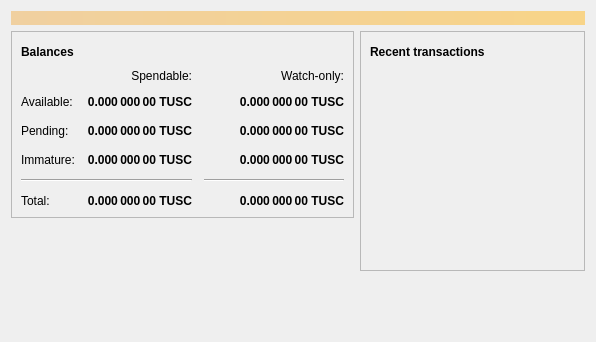
<?xml version="1.0" encoding="UTF-8"?>
<ui version="4.0">
 <class>OverviewPage</class>
 <widget class="QWidget" name="OverviewPage">
  <property name="geometry">
   <rect>
    <x>0</x>
    <y>0</y>
    <width>596</width>
    <height>342</height>
   </rect>
  </property>
  <property name="windowTitle">
   <string>Form</string>
  </property>
  <layout class="QVBoxLayout" name="topLayout">
   <item>
    <widget class="QLabel" name="labelAlerts">
     <property name="visible">
      <bool>false</bool>
     </property>
     <property name="styleSheet">
      <string notr="true">QLabel { background-color: qlineargradient(x1: 0, y1: 0, x2: 1, y2: 0, stop:0 #F0D0A0, stop:1 #F8D488); color:#000000; }</string>
     </property>
     <property name="wordWrap">
      <bool>true</bool>
     </property>
     <property name="margin">
      <number>3</number>
     </property>
     <property name="textInteractionFlags">
      <set>Qt::TextSelectableByMouse</set>
     </property>
    </widget>
   </item>
   <item>
    <layout class="QHBoxLayout" name="horizontalLayout" stretch="1,1">
     <item>
      <layout class="QVBoxLayout" name="verticalLayout_2">
       <item>
        <widget class="QFrame" name="frame">
         <property name="frameShape">
          <enum>QFrame::StyledPanel</enum>
         </property>
         <property name="frameShadow">
          <enum>QFrame::Raised</enum>
         </property>
         <layout class="QVBoxLayout" name="verticalLayout_4">
          <item>
           <layout class="QHBoxLayout" name="horizontalLayout_4">
            <item>
             <widget class="QLabel" name="label_5">
              <property name="font">
               <font>
                <weight>75</weight>
                <bold>true</bold>
               </font>
              </property>
              <property name="text">
               <string>Balances</string>
              </property>
             </widget>
            </item>
            <item>
             <widget class="QPushButton" name="labelWalletStatus">
              <property name="enabled">
               <bool>true</bool>
              </property>
              <property name="maximumSize">
               <size>
                <width>30</width>
                <height>16777215</height>
               </size>
              </property>
              <property name="toolTip">
               <string>The displayed information may be out of date. Your wallet automatically synchronizes with the Tremendouscoin network after a connection is established, but this process has not completed yet.</string>
              </property>
              <property name="text">
               <string/>
              </property>
              <property name="icon">
               <iconset resource="../bitcoin.qrc">
                <normaloff>:/icons/warning</normaloff>
                <disabledoff>:/icons/warning</disabledoff>:/icons/warning</iconset>
              </property>
              <property name="iconSize">
               <size>
                <width>24</width>
                <height>24</height>
               </size>
              </property>
              <property name="flat">
               <bool>true</bool>
              </property>
             </widget>
            </item>
            <item>
             <spacer name="horizontalSpacer_3">
              <property name="orientation">
               <enum>Qt::Horizontal</enum>
              </property>
              <property name="sizeHint" stdset="0">
               <size>
                <width>40</width>
                <height>20</height>
               </size>
              </property>
             </spacer>
            </item>
           </layout>
          </item>
          <item>
           <layout class="QGridLayout" name="gridLayout">
            <property name="spacing">
             <number>12</number>
            </property>
            <item row="2" column="2">
             <widget class="QLabel" name="labelWatchPending">
              <property name="font">
               <font>
                <weight>75</weight>
                <bold>true</bold>
               </font>
              </property>
              <property name="cursor">
               <cursorShape>IBeamCursor</cursorShape>
              </property>
              <property name="toolTip">
               <string>Unconfirmed transactions to watch-only addresses</string>
              </property>
              <property name="text">
               <string notr="true">0.000 000 00 TUSC</string>
              </property>
              <property name="alignment">
               <set>Qt::AlignRight|Qt::AlignTrailing|Qt::AlignVCenter</set>
              </property>
              <property name="textInteractionFlags">
               <set>Qt::LinksAccessibleByMouse|Qt::TextSelectableByKeyboard|Qt::TextSelectableByMouse</set>
              </property>
             </widget>
            </item>
            <item row="2" column="1">
             <widget class="QLabel" name="labelUnconfirmed">
              <property name="font">
               <font>
                <weight>75</weight>
                <bold>true</bold>
               </font>
              </property>
              <property name="cursor">
               <cursorShape>IBeamCursor</cursorShape>
              </property>
              <property name="toolTip">
               <string>Total of transactions that have yet to be confirmed, and do not yet count toward the spendable balance</string>
              </property>
              <property name="text">
               <string notr="true">0.000 000 00 TUSC</string>
              </property>
              <property name="alignment">
               <set>Qt::AlignRight|Qt::AlignTrailing|Qt::AlignVCenter</set>
              </property>
              <property name="textInteractionFlags">
               <set>Qt::LinksAccessibleByMouse|Qt::TextSelectableByKeyboard|Qt::TextSelectableByMouse</set>
              </property>
             </widget>
            </item>
            <item row="3" column="2">
             <widget class="QLabel" name="labelWatchImmature">
              <property name="font">
               <font>
                <weight>75</weight>
                <bold>true</bold>
               </font>
              </property>
              <property name="cursor">
               <cursorShape>IBeamCursor</cursorShape>
              </property>
              <property name="toolTip">
               <string>Mined balance in watch-only addresses that has not yet matured</string>
              </property>
              <property name="text">
               <string notr="true">0.000 000 00 TUSC</string>
              </property>
              <property name="alignment">
               <set>Qt::AlignRight|Qt::AlignTrailing|Qt::AlignVCenter</set>
              </property>
              <property name="textInteractionFlags">
               <set>Qt::LinksAccessibleByMouse|Qt::TextSelectableByKeyboard|Qt::TextSelectableByMouse</set>
              </property>
             </widget>
            </item>
            <item row="4" column="0" colspan="2">
             <widget class="Line" name="line">
              <property name="orientation">
               <enum>Qt::Horizontal</enum>
              </property>
             </widget>
            </item>
            <item row="4" column="2">
             <widget class="Line" name="lineWatchBalance">
              <property name="sizePolicy">
               <sizepolicy hsizetype="Preferred" vsizetype="Fixed">
                <horstretch>0</horstretch>
                <verstretch>0</verstretch>
               </sizepolicy>
              </property>
              <property name="minimumSize">
               <size>
                <width>140</width>
                <height>0</height>
               </size>
              </property>
              <property name="orientation">
               <enum>Qt::Horizontal</enum>
              </property>
             </widget>
            </item>
            <item row="5" column="0">
             <widget class="QLabel" name="labelTotalText">
              <property name="text">
               <string>Total:</string>
              </property>
             </widget>
            </item>
            <item row="3" column="1">
             <widget class="QLabel" name="labelImmature">
              <property name="font">
               <font>
                <weight>75</weight>
                <bold>true</bold>
               </font>
              </property>
              <property name="cursor">
               <cursorShape>IBeamCursor</cursorShape>
              </property>
              <property name="toolTip">
               <string>Mined balance that has not yet matured</string>
              </property>
              <property name="text">
               <string notr="true">0.000 000 00 TUSC</string>
              </property>
              <property name="alignment">
               <set>Qt::AlignRight|Qt::AlignTrailing|Qt::AlignVCenter</set>
              </property>
              <property name="textInteractionFlags">
               <set>Qt::LinksAccessibleByMouse|Qt::TextSelectableByKeyboard|Qt::TextSelectableByMouse</set>
              </property>
             </widget>
            </item>
            <item row="2" column="3">
             <spacer name="horizontalSpacer_2">
              <property name="orientation">
               <enum>Qt::Horizontal</enum>
              </property>
              <property name="sizeHint" stdset="0">
               <size>
                <width>40</width>
                <height>20</height>
               </size>
              </property>
             </spacer>
            </item>
            <item row="3" column="0">
             <widget class="QLabel" name="labelImmatureText">
              <property name="text">
               <string>Immature:</string>
              </property>
             </widget>
            </item>
            <item row="5" column="1">
             <widget class="QLabel" name="labelTotal">
              <property name="font">
               <font>
                <weight>75</weight>
                <bold>true</bold>
               </font>
              </property>
              <property name="cursor">
               <cursorShape>IBeamCursor</cursorShape>
              </property>
              <property name="toolTip">
               <string>Your current total balance</string>
              </property>
              <property name="text">
               <string notr="true">0.000 000 00 TUSC</string>
              </property>
              <property name="alignment">
               <set>Qt::AlignRight|Qt::AlignTrailing|Qt::AlignVCenter</set>
              </property>
              <property name="textInteractionFlags">
               <set>Qt::LinksAccessibleByMouse|Qt::TextSelectableByKeyboard|Qt::TextSelectableByMouse</set>
              </property>
             </widget>
            </item>
            <item row="5" column="2">
             <widget class="QLabel" name="labelWatchTotal">
              <property name="font">
               <font>
                <weight>75</weight>
                <bold>true</bold>
               </font>
              </property>
              <property name="cursor">
               <cursorShape>IBeamCursor</cursorShape>
              </property>
              <property name="toolTip">
               <string>Current total balance in watch-only addresses</string>
              </property>
              <property name="text">
               <string notr="true">0.000 000 00 TUSC</string>
              </property>
              <property name="alignment">
               <set>Qt::AlignRight|Qt::AlignTrailing|Qt::AlignVCenter</set>
              </property>
              <property name="textInteractionFlags">
               <set>Qt::LinksAccessibleByMouse|Qt::TextSelectableByKeyboard|Qt::TextSelectableByMouse</set>
              </property>
             </widget>
            </item>
            <item row="0" column="2">
             <widget class="QLabel" name="labelWatchonly">
              <property name="text">
               <string>Watch-only:</string>
              </property>
              <property name="alignment">
               <set>Qt::AlignRight|Qt::AlignTrailing|Qt::AlignVCenter</set>
              </property>
             </widget>
            </item>
            <item row="1" column="0">
             <widget class="QLabel" name="labelBalanceText">
              <property name="text">
               <string>Available:</string>
              </property>
             </widget>
            </item>
            <item row="1" column="1">
             <widget class="QLabel" name="labelBalance">
              <property name="font">
               <font>
                <weight>75</weight>
                <bold>true</bold>
               </font>
              </property>
              <property name="cursor">
               <cursorShape>IBeamCursor</cursorShape>
              </property>
              <property name="toolTip">
               <string>Your current spendable balance</string>
              </property>
              <property name="text">
               <string notr="true">0.000 000 00 TUSC</string>
              </property>
              <property name="alignment">
               <set>Qt::AlignRight|Qt::AlignTrailing|Qt::AlignVCenter</set>
              </property>
              <property name="textInteractionFlags">
               <set>Qt::LinksAccessibleByMouse|Qt::TextSelectableByKeyboard|Qt::TextSelectableByMouse</set>
              </property>
             </widget>
            </item>
            <item row="1" column="2">
             <widget class="QLabel" name="labelWatchAvailable">
              <property name="font">
               <font>
                <weight>75</weight>
                <bold>true</bold>
               </font>
              </property>
              <property name="cursor">
               <cursorShape>IBeamCursor</cursorShape>
              </property>
              <property name="toolTip">
               <string>Your current balance in watch-only addresses</string>
              </property>
              <property name="text">
               <string notr="true">0.000 000 00 TUSC</string>
              </property>
              <property name="alignment">
               <set>Qt::AlignRight|Qt::AlignTrailing|Qt::AlignVCenter</set>
              </property>
              <property name="textInteractionFlags">
               <set>Qt::LinksAccessibleByMouse|Qt::TextSelectableByKeyboard|Qt::TextSelectableByMouse</set>
              </property>
             </widget>
            </item>
            <item row="2" column="0">
             <widget class="QLabel" name="labelPendingText">
              <property name="text">
               <string>Pending:</string>
              </property>
             </widget>
            </item>
            <item row="0" column="1">
             <widget class="QLabel" name="labelSpendable">
              <property name="text">
               <string>Spendable:</string>
              </property>
              <property name="alignment">
               <set>Qt::AlignRight|Qt::AlignTrailing|Qt::AlignVCenter</set>
              </property>
             </widget>
            </item>
           </layout>
          </item>
         </layout>
        </widget>
       </item>
       <item>
        <spacer name="verticalSpacer">
         <property name="orientation">
          <enum>Qt::Vertical</enum>
         </property>
         <property name="sizeHint" stdset="0">
          <size>
           <width>20</width>
           <height>40</height>
          </size>
         </property>
        </spacer>
       </item>
      </layout>
     </item>
     <item>
      <layout class="QVBoxLayout" name="verticalLayout_3">
       <item>
        <widget class="QFrame" name="frame_2">
         <property name="frameShape">
          <enum>QFrame::StyledPanel</enum>
         </property>
         <property name="frameShadow">
          <enum>QFrame::Raised</enum>
         </property>
         <layout class="QVBoxLayout" name="verticalLayout">
          <item>
           <layout class="QHBoxLayout" name="horizontalLayout_2">
            <item>
             <widget class="QLabel" name="label_4">
              <property name="font">
               <font>
                <weight>75</weight>
                <bold>true</bold>
               </font>
              </property>
              <property name="text">
               <string>Recent transactions</string>
              </property>
             </widget>
            </item>
            <item>
             <widget class="QPushButton" name="labelTransactionsStatus">
              <property name="enabled">
               <bool>true</bool>
              </property>
              <property name="maximumSize">
               <size>
                <width>30</width>
                <height>16777215</height>
               </size>
              </property>
              <property name="toolTip">
               <string>The displayed information may be out of date. Your wallet automatically synchronizes with the Tremendouscoin network after a connection is established, but this process has not completed yet.</string>
              </property>
              <property name="text">
               <string/>
              </property>
              <property name="icon">
               <iconset resource="../bitcoin.qrc">
                <normaloff>:/icons/warning</normaloff>
                <disabledoff>:/icons/warning</disabledoff>:/icons/warning</iconset>
              </property>
              <property name="iconSize">
               <size>
                <width>24</width>
                <height>24</height>
               </size>
              </property>
              <property name="flat">
               <bool>true</bool>
              </property>
             </widget>
            </item>
            <item>
             <spacer name="horizontalSpacer">
              <property name="orientation">
               <enum>Qt::Horizontal</enum>
              </property>
              <property name="sizeHint" stdset="0">
               <size>
                <width>40</width>
                <height>20</height>
               </size>
              </property>
             </spacer>
            </item>
           </layout>
          </item>
          <item>
           <widget class="QListView" name="listTransactions">
            <property name="styleSheet">
             <string notr="true">QListView { background: transparent; }</string>
            </property>
            <property name="frameShape">
             <enum>QFrame::NoFrame</enum>
            </property>
            <property name="verticalScrollBarPolicy">
             <enum>Qt::ScrollBarAlwaysOff</enum>
            </property>
            <property name="horizontalScrollBarPolicy">
             <enum>Qt::ScrollBarAlwaysOff</enum>
            </property>
            <property name="selectionMode">
             <enum>QAbstractItemView::NoSelection</enum>
            </property>
           </widget>
          </item>
         </layout>
        </widget>
       </item>
       <item>
        <spacer name="verticalSpacer_2">
         <property name="orientation">
          <enum>Qt::Vertical</enum>
         </property>
         <property name="sizeHint" stdset="0">
          <size>
           <width>20</width>
           <height>40</height>
          </size>
         </property>
        </spacer>
       </item>
      </layout>
     </item>
    </layout>
   </item>
  </layout>
 </widget>
 <resources/>
 <connections/>
</ui>
